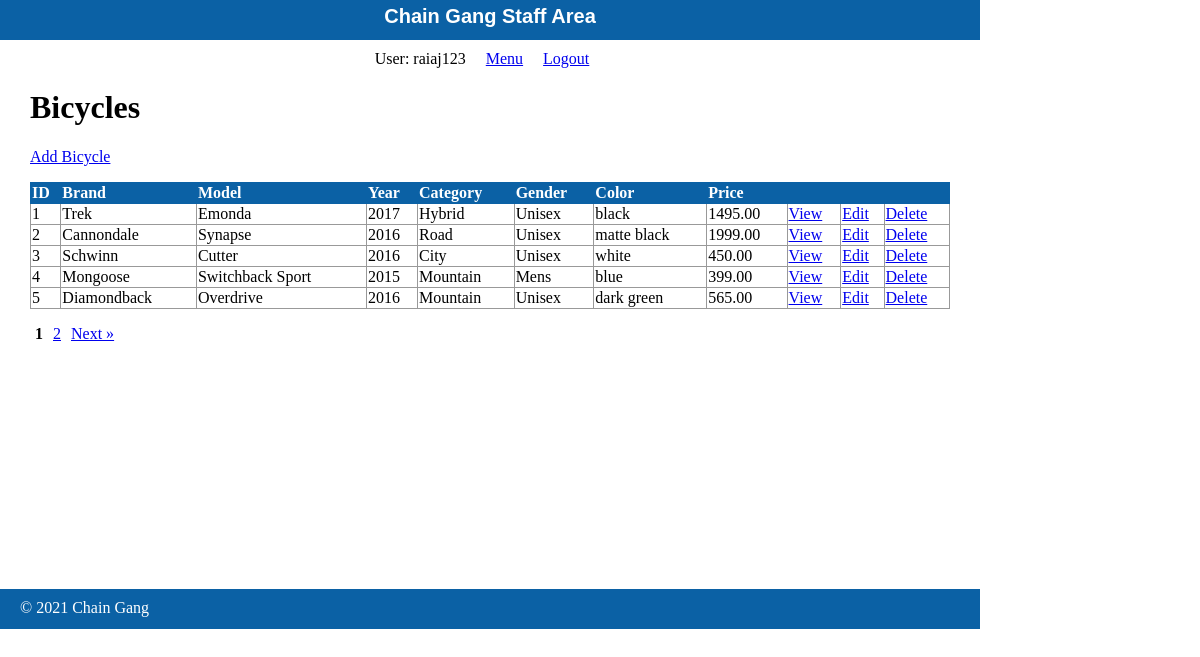
The app's page /staff/bicycles/index.php (signed in) with its own data.
### tables this page shows
CREATE TABLE `bicycles` (
  `id` int(11) NOT NULL AUTO_INCREMENT,
  `brand` varchar(255) NOT NULL,
  `model` varchar(255) NOT NULL,
  `year` int(4) NOT NULL,
  `category` varchar(255) NOT NULL,
  `gender` varchar(255) NOT NULL,
  `color` varchar(255) NOT NULL,
  `price` decimal(9,2) NOT NULL,
  `weight_kg` decimal(9,5) NOT NULL,
  `condition_id` tinyint(3) NOT NULL,
  `description` text NOT NULL,
  PRIMARY KEY (`id`)
);

### private/functions.php (called while the page is built, shortened)
<?php
function url_for($script_path) {
  return WWW_ROOT . $script_path;
}
function u($string="") {
  return urlencode($string);
}
function h($string="") {
  return htmlspecialchars($string);
}
?>

### private/classes/databaseobject.class.php (called while the page is built, shortened)
<?php
class DatabaseObject {
  static protected $database;
  static protected $table_name = "";
  static public function set_database($database) {
    self::$database = $database;
  }
  static public function find_by_sql($sql) {
    $result = self::$database->query($sql);
    $object_array = [];
    while($record = $result->fetch_assoc()) {
      $object_array[] = static::instantiate($record);
    }
    return $object_array;
  }
  static public function count_all() {
    $sql = "SELECT COUNT(*) FROM " . static::$table_name;
    $result_set = self::$database->query($sql);
    $row = $result_set->fetch_array();
    return array_shift($row);
  }
  static protected function instantiate($record) {
    $object = new static;
    foreach($record as $property => $value) {
      if(property_exists($object, $property)) {
        $object->$property = $value;
      }
    }
    return $object;
  }
}
?>

### public/staff/bicycles/index.php (the view, shortened to what this page needs)
<?php
$current_page = $_GET['page'] ?? 1;
$per_page = 5;
$total_count = Bicycle::count_all();
$pagination = new Pagination($current_page, $per_page, $total_count);
$sql = "SELECT * FROM bicycles ";
$sql .= "LIMIT {$per_page} ";
$sql .= "OFFSET {$pagination->offset()}";
$bicycles = Bicycle::find_by_sql($sql);
?>
<?php include(SHARED_PATH . '/staff_header.php'); ?>
<div id="content">
  <div class="bicycles listing">
    <h1>Bicycles</h1>
    <div class="actions">
      <a class="action" href="<?php echo url_for('/staff/bicycles/new.php'); ?>">Add Bicycle</a>
    </div>
  	<table class="list">
      <tr>
        <th>ID</th>
        <th>Brand</th>
        <th>Model</th>
        <th>Year</th>
        <th>Category</th>
        <th>Gender</th>
        <th>Color</th>
        <th>Price</th>
        <th>&nbsp;</th>
        <th>&nbsp;</th>
        <th>&nbsp;</th>
      </tr>
      <?php foreach($bicycles as $bicycle) { ?>
        <tr>
          <td><?php echo h($bicycle->id); ?></td>
          <td><?php echo h($bicycle->brand); ?></td>
          <td><?php echo h($bicycle->model); ?></td>
          <td><?php echo h($bicycle->year); ?></td>
          <td><?php echo h($bicycle->category); ?></td>
          <td><?php echo h($bicycle->gender); ?></td>
          <td><?php echo h($bicycle->color); ?></td>
          <td><?php echo h($bicycle->price); ?></td>
          <td><a class="action" href="<?php echo url_for('/staff/bicycles/show.php?id=' . h(u($bicycle->id))); ?>">View</a></td>
          <td><a class="action" href="<?php echo url_for('/staff/bicycles/edit.php?id=' . h(u($bicycle->id))); ?>">Edit</a></td>
          <td><a class="action" href="<?php echo url_for('/staff/bicycles/delete.php?id=' . h(u($bicycle->id))); ?>">Delete</a></td>
    	  </tr>
      <?php } ?>
  	</table>
<?php
$url = url_for('/staff/bicycles/index.php');
echo $pagination->page_links($url);
?>
  </div>
</div>
<?php include(SHARED_PATH . '/staff_footer.php'); ?>

### public/stylesheets/staff.css (style rules this page uses)
html { height: 100%; width: 100%; }
body { height: 980px; width: 100%; margin: 0; padding: 0; }
#content { width: 920px; min-height: 500px; padding: 0 30px; }
.actions { margin-bottom: 1em; }
table { border-collapse: collapse; vertical-align: top; }
table.list { width: 100%; }
table.list tr td { border: 1px solid #999999; }
table.list tr th { border: 1px solid #0B61A5; background: #0B61A5; color: white; text-align: left; }

### records on screen
bicycles: id "1", brand "Trek", model "Emonda", year "2017", category "Hybrid", gender "Unisex", color "black", price "1495.00"
bicycles: id "2", brand "Cannondale", model "Synapse", year "2016", category "Road", gender "Unisex", color "matte black", price "1999.00"
bicycles: id "3", brand "Schwinn", model "Cutter", year "2016", category "City", gender "Unisex", color "white", price "450.00"
bicycles: id "4", brand "Mongoose", model "Switchback Sport", year "2015", category "Mountain", gender "Mens", color "blue", price "399.00"
bicycles: id "5", brand "Diamondback", model "Overdrive", year "2016", category "Mountain", gender "Unisex", color "dark green", price "565.00"

### other values on screen
$session->username "raiaj123"
